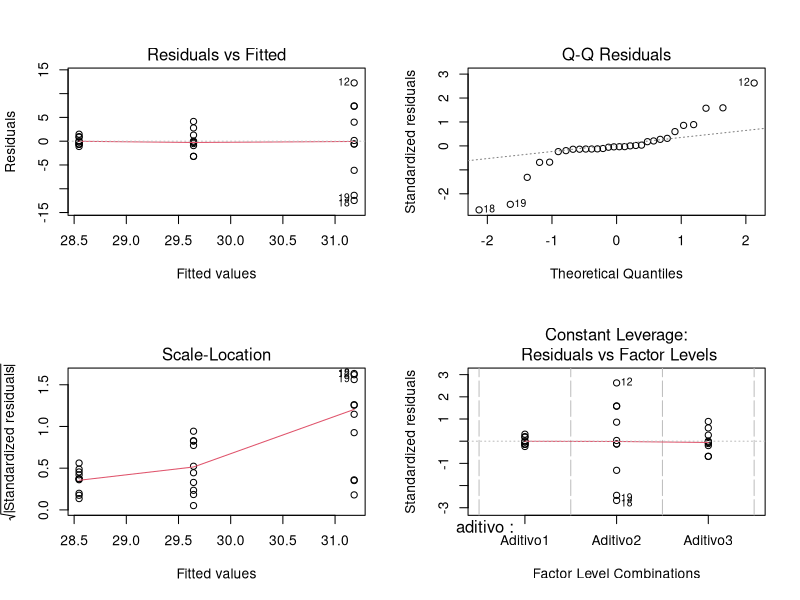

Write R code to recreate this figure. (Note: this script raises an error after producing the figure.)
## ---- chunk 1
knitr::opts_chunk$set(echo = TRUE)
## ---- chunk 2
# Simulação dos dados
set.seed(42)

# Três tratamentos com diferentes variâncias
aditivo <- rep(c("Aditivo1", "Aditivo2", "Aditivo3"), each = 10)
resistencia <- c(
  rnorm(10, mean = 28, sd = 1),
  rnorm(10, mean = 32, sd = 5),  # Maior variabilidade
  rnorm(10, mean = 30, sd = 2)
)

dados <- data.frame(aditivo, resistencia)
## ---- chunk 3
modelo <- aov(resistencia ~ aditivo, data = dados)
summary(modelo)
## ---- chunk 4
par(mfrow = c(2, 2))
plot(modelo)
## ---- chunk 5
shapiro.test(residuals(modelo))
## ---- chunk 6
bartlett.test(resistencia ~ aditivo, data = dados)
## ---- chunk 7
library(MASS)
boxcox(modelo)
## ---- chunk 8
dados$resistencia_log <- log(dados$resistencia)
modelo_log <- aov(resistencia_log ~ aditivo, data = dados)

# Verificação pós-transformação
par(mfrow = c(2, 2))
plot(modelo_log)
shapiro.test(residuals(modelo_log))
bartlett.test(resistencia_log ~ aditivo, data = dados)
